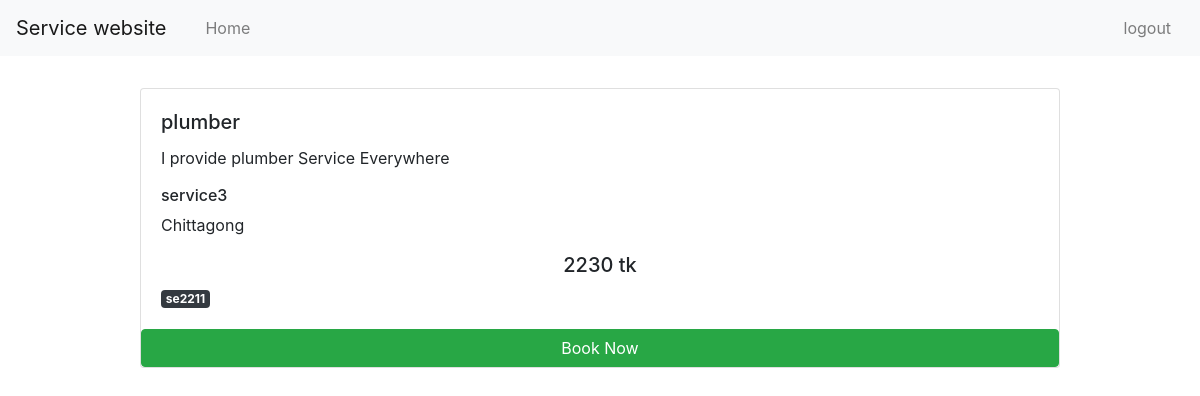
Page /service/singleservice/4 on the committed database.
### service/models.py (models this page shows)
class Sheba(models.Model):
    user = models.ForeignKey(User,on_delete=models.CASCADE)
    servicecategory =(
        ('service1','service1'),
        ('service2','service2'),
        ('service3','service3'),
        ('service4','service4'),
    )
    servicelocation=(
        ('Dhaka','Dhaka'),
        ('Chittagong','Chattagram')
    )
    servicetitle = models.CharField(max_length=100)
    servicedetails = models.CharField(max_length=100)
    servicecategory = models.CharField(max_length=100,choices=servicecategory,default='service1')
    serviceprice = models.IntegerField(max_length=100)
    servicelocation = models.CharField(max_length=10,choices=servicelocation,default='Dhaka')

### account/models.py (models this page shows)
class User(AbstractUser):
    is_admin = models.BooleanField('Is admin', default=False)
    is_buyer= models.BooleanField('Is buyer', default=False)
    is_seller =models.BooleanField('Is seller', default=False)

### service/views.py (the view)
# urls.py: path('singleservice/<int:id>', views.singleservice),
def singleservice(request,id):
        value = Sheba.objects.get(pk=id)
        return render(request,'service/singleservice.html',{"value":value})

### templates/service/singleservice.html (shortened to what this page needs)
<!doctype html>
<html lang="en">
  <head>
    <link rel="stylesheet" href="https://cdn.jsdelivr.net/npm/bootstrap@4.0.0/dist/css/bootstrap.min.css">
  </head>
  <body>
    <nav class="navbar navbar-expand-lg navbar-light bg-light">
      <a class="navbar-brand" href="#">Service website</a>
      <div class="collapse navbar-collapse" id="navbarNav">
          <div class="col-md-11">
              <ul class="navbar-nav">
                  <li class="nav-item">
                      <a class="nav-link" href="{% url 'buyerdashboard' %}">Home</a>
                    </li>
                </ul>
          </div>
          <div class="col-md-1">
              <ul class="navbar-nav">
                  <li class="nav-item">
                    <a class="nav-link" href="{% url 'logout' %}">logout</a>
                  </li>
                </ul>
          </div>
      </div>
    </nav>
    <div class="container">
        <div class="row pt-3">
              <div class="col-sm-10 pt-3 offset-1">
                    <div class="card">
                      <div class="row">
                        <div class="col-8">
                       </div>
                       </div>
                          <div class="card-body">
                            <h5 class="card-title">{{value.servicetitle}}</h5>
                            <p class="card-text">{{value.servicedetails}}</p>
                            <h6>{{value.servicecategory}}</h6>
                            <h7>{{value.servicelocation}}</h7>
                            <h5 class="text-center pt-3">{{value.serviceprice}} tk</h5>
                              <span class="badge  badge-dark">{{value.user}}</span>
                          </div>
                         <button class="btn btn-success"> Book Now</button>
                    </div>
              </div>
        </div>
    </div>
  </body>
</html>

### rows in the picture
Sheba: servicetitle "plumber", servicedetails "I provide plumber Service Everywhere", servicecategory "service3", servicelocation "Chittagong", serviceprice "2230", user "se2211"
